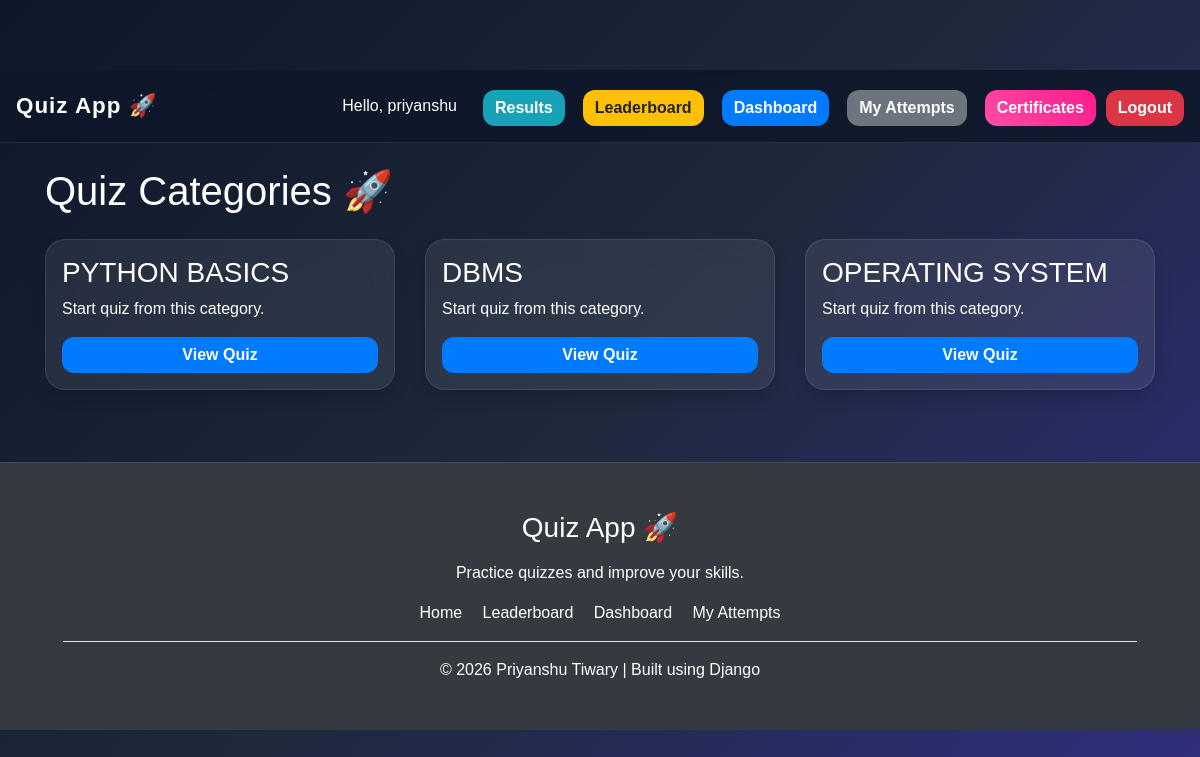
The app's page / (signed in) with its own data.
### core/models.py (models this page shows, shortened)
class Category(models.Model):
    name = models.CharField(
        max_length=100,
        unique=True
    )

### core/views.py (the view)
# urls.py: path('', views.home, name='home'),
@login_required
def home(request):
    categories = Category.objects.all()
    context = {
        'categories': categories
    }
    return render(
        request,
        'core/home.html',
        context
    )

### templates/core/home.html
{% extends 'core/base.html' %}
{% block content %}
<h1 class="mb-4">
    Quiz Categories 🚀
</h1>
<div class="row">
    {% for category in categories %}
    <div class="col-md-4 mb-4">
        <div class="card shadow p-3">
            <h3>
                {{ category.name }}
            </h3>
            <p>
                Start quiz from this category.
            </p>
            <a href="{% url 'category_quizzes' category.id %}"
               class="btn btn-primary">
               View Quiz
            </a>
        </div>
    </div>
    {% endfor %}
</div>
{% endblock %}

### templates/core/base.html (shortened to what this page needs)
{% load static %}
<!DOCTYPE html>
<html lang="en">
<head>
    <link
        rel="stylesheet"
        href="https://stackpath.bootstrapcdn.com/bootstrap/4.5.2/css/bootstrap.min.css"
    >
    <link
        rel="stylesheet"
        href="{% static 'css/style.css' %}"
    >
</head>
<body>
<nav class="navbar navbar-dark bg-dark px-3">
    <a
        class="navbar-brand text-white"
        href="{% url 'home' %}"
    >
        Quiz App 🚀
    </a>
<div class="navbar-buttons">
        {% if user.is_authenticated %}
            <span class="text-white mr-3">
                Hello, {{ user.username }}
            </span>
            <a
                href="{% url 'result_history' %}"
                class="btn btn-info mr-2"
            >
                Results
            </a>
            <a
                href="{% url 'leaderboard' %}"
                class="btn btn-warning mr-2"
            >
                Leaderboard
            </a>
            <a
                href="{% url 'dashboard' %}"
                class="btn btn-primary mr-2"
            >
                Dashboard
            </a>
            <a
                href="{% url 'my_attempts' %}"
                class="btn btn-secondary mr-2"
            >
                My Attempts
            </a>
            <a
                href="{% url 'my_certificates' %}"
                class="btn btn-certificate"
            >
                Certificates
            </a>
            <a
                href="{% url 'logout' %}"
                class="btn btn-danger"
            >
                Logout
            </a>
        {% endif %}
    </div>
</nav>
<div class="container mt-4">
    {% block content %}
    {% endblock %}
</div>
<footer class="bg-dark text-white mt-5 p-5">
    <div class="container text-center">
        <h3 class="mb-3">
            Quiz App 🚀
        </h3>
        <p>
            Practice quizzes and improve your skills.
        </p>
        <div class="mt-3">
            <a
                href="{% url 'home' %}"
                class="text-white mr-3"
            >
                Home
            </a>
            <a
                href="{% url 'leaderboard' %}"
                class="text-white mr-3"
            >
                Leaderboard
            </a>
            <a
                href="{% url 'dashboard' %}"
                class="text-white mr-3"
            >
                Dashboard
            </a>
            <a
                href="{% url 'my_attempts' %}"
                class="text-white"
            >
                My Attempts
            </a>
        </div>
        <hr class="bg-light">
        <p class="mb-0">
            © 2026 Priyanshu Tiwary | Built using Django
        </p>
    </div>
</footer>
</body>
</html>

### static/css/style.css (style rules this page uses)
body { padding-top: 70px; background: linear-gradient( 135deg, #0f172a, #1e293b, #312e81 ); min-height: 100vh; color: white; font-family: Arial, sans-serif; }
html { scroll-behavior: smooth; }
.navbar { padding: 14px 25px; background: rgba(15, 23, 42, 0.85) !important; backdrop-filter: blur(10px); border-bottom: 1px solid rgba(255,255,255,0.1); }
.navbar-brand { font-weight: bold; font-size: 1.4rem; letter-spacing: 1px; }
.navbar-buttons { display: flex; align-items: center; gap: 10px; flex-wrap: wrap; }
.btn { border: none; border-radius: 12px; font-weight: 600; transition: all 0.3s ease; }
.navbar .btn { margin-top: 5px; }
.btn-certificate { background: linear-gradient( 45deg, #ff4da6, #ff1a8c ); color: white; border: none; }
.card { background: rgba(255,255,255,0.08); backdrop-filter: blur(12px); border: 1px solid rgba(255,255,255,0.1); border-radius: 20px; box-shadow: 0 8px 30px rgba(0,0,0,0.3); color: white; transition: all 0.3s ease; }
footer { background: rgba(15,23,42,0.9) !important; backdrop-filter: blur(10px); border-top: 1px solid rgba(255,255,255,0.1); }

### records on screen
Category: name "PYTHON BASICS"
Category: name "DBMS"
Category: name "OPERATING SYSTEM"

### other values on screen
{{ user.username }} "priyanshu"
